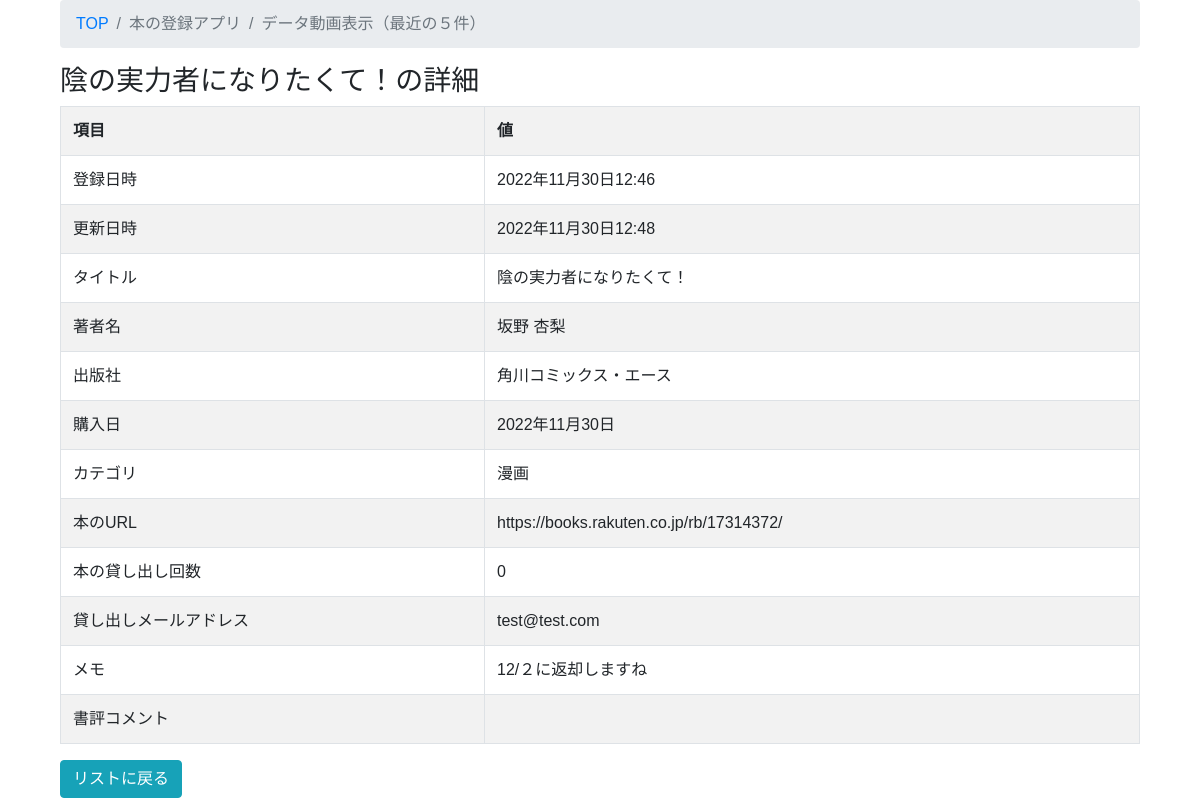
Page /detail/1/ on the committed database.
### book-app/book/models.py (models this page shows, shortened)
class Book(models.Model):
    class Meta:
       db_table ="book"
       verbose_name ="本の登録"          #追加
       verbose_name_plural ="本の登録"   #追加
    title = models.CharField(verbose_name="本のタイトル", max_length=255, help_text="※入力必須項目")
    author = models.CharField(verbose_name="本の著者名", max_length=30, blank=True)
    publisher = models.CharField(verbose_name="本の出版社", max_length=30, blank=True)
    buydate = models.DateField(verbose_name="購入日",default=datetime.now, null=True, blank=True)
    category = models.ForeignKey(Category, on_delete = models.SET_NULL, verbose_name="カテゴリ", null=True, blank=True)
    url = models.URLField(verbose_name="本のURL（楽天ブックスのURLを入力ください）", max_length=255, help_text="※入力必須項目<br>※重複書籍の登録防止になります", unique=True)
    rental = models.IntegerField(verbose_name="本の貸し出し回数（お手数ですが、貸し出し時に数値をインクリメントください）", blank=True, default=0, help_text="※要望あれば、自動インクリメント機能を実装します")
    email = models.EmailField(verbose_name="本の貸出先E-Mail（本のレンタル時は、E-Mailを入力ください）", max_length=255, blank=True, help_text="※本を返却するときは、E-Mailを削除ください")
    memo = models.TextField(verbose_name="メモ", max_length=255, blank=True)
    comment = models.TextField(verbose_name="本のコメント（書評）", max_length=255, blank=True)
    created_at = models.DateTimeField(verbose_name='登録日時',auto_now_add=True)
    updated_at = models.DateTimeField(verbose_name='更新日時', auto_now=True)

class Category(models.Model):
    class Meta:
       db_table ="category"
       verbose_name ="カテゴリ"         #追加
       verbose_name_plural ="カテゴリ"  #追加
    category_name = models.CharField(max_length=255,unique=True)
    def __str__(self):
       return self.category_name

### book-app/book/views.py (the view)
# urls.py: path('detail/<int:pk>/', views.BookDetailView.as_view(), name='book_detail'),
class BookDetailView(DetailView):
    model = Book
    template_name = 'book/book_detail.html'

### book-app/book/templates/book/book_detail.html (shortened to what this page needs)
{% extends 'book/base.html' %}
{% load bootstrap %}
{% block content %}
 <form method="post">
   <div class="container">
     <div class="row">
       <div class="col-12">
         <div class="content-wrapper">
           <div class="container-fluid">
             <ol class="breadcrumb">
               <li class="breadcrumb-item">
                 <a href="{% url 'book:book_list' %}">TOP</a>
               </li>
               <li class="breadcrumb-item active">本の登録アプリ</li>
               <li class="breadcrumb-item active">データ動画表示（最近の５件）</li>
             </ol>
            <h3>{{ book.title }}の詳細</h3>
            <div class="table-responsive">
            <table id=book_list width="100%" class="table table-striped table-bordered table-hover">
                <tr>
                  <th>項目</th>
                  <th>値</th>
                </tr>
                <tr>
                  <td>登録日時</td>
                  <td>{{ book.created_at }}</td>
                </tr>
                <tr>
                  <td>更新日時</td>
                  <td>{{ book.updated_at }}</td>
                </tr>
                <tr>
                  <td>タイトル</td>
                  <td>{{ book.title }}</td>
                </tr>
                <tr>
                  <td>著者名</td>
                  <td>{{ book.author }}</td>
                </tr>
                <tr>
                  <td>出版社</td>
                  <td>{{ book.publisher }}</td>
                </tr>
                <tr>
                  <td>購入日</td>
                  <td>{{ book.buydate }}</td>
                </tr>
                <tr>
                  <td>カテゴリ</td>
                  <td>{{ book.category }}</td>
                </tr>
                <tr>
                  <td>本のURL</td>
                  <td>{{ book.url }}</td>
                </tr>
                <tr>
                  <td>本の貸し出し回数</td>
                  <td>{{ book.rental }}</td>
                </tr>
                <tr>
                  <td>貸し出しメールアドレス</td>
                  <td>{{ book.email }}</td>
                </tr>
                <tr>
                  <td>メモ</td>
                  <td>{{ book.memo }}</td>
                </tr>
                <tr>
                  <td>書評コメント</td>
                  <td>{{ book.comment }}</td>
                </tr>
            </table>
            </div>
             <div class="row">
               <div class="col-12">
                 <a class="btn btn-info" href="{% url 'book:book_list' %}">リストに戻る</a>
               </div>
             </div>
          </div>
        </div>
      </div>
   </div>
 </div>
</form>
{% endblock %}

### book-app/book/static/style.css (style rules this page uses)
body { font-family: 'M PLUS Rounded 1c', sans-serif; }

### rows in the picture
Book: title "陰の実力者になりたくて！", created_at "2022年11月30日12:46", updated_at "2022年11月30日12:48", author "坂野 杏梨", publisher "角川コミックス・エース", buydate "2022年11月30日", category "漫画", url "https://books.rakuten.co.jp/rb/17314372/", rental "0", email "test@test.com", memo "12/２に返却しますね"
